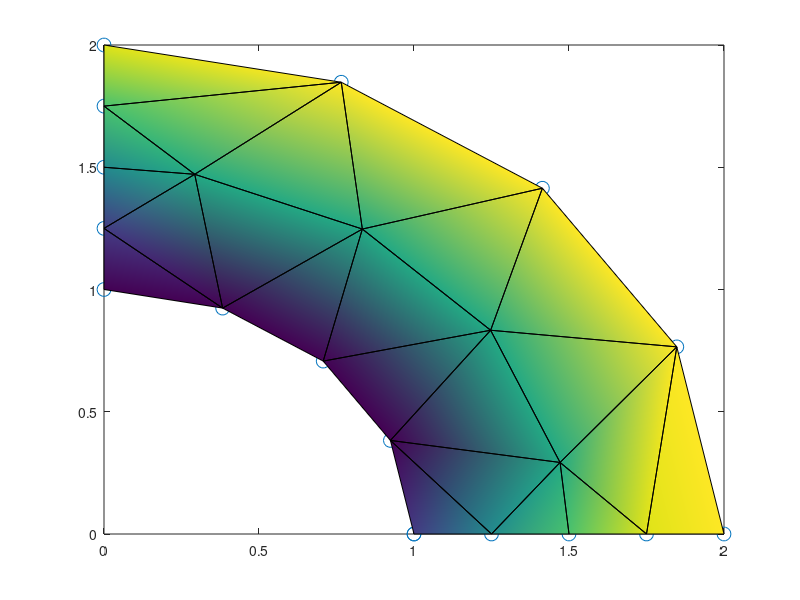

MATLAB code to generate this figure:
%------------INPUT GEOMETRY AND BOUNDRY CONDITIONS
clear;close all;
%coordinates of element endpoints
x_elements=[1 0; 1.25 0; 1.5 0; 1.75 0;
            2 0;2*cos(pi/8) 2*sin(pi/8); 2*cos(pi/4) 2*sin(pi/4); 2*cos(3*pi/8) 2*sin(3*pi/8);
            0 2; 0 1.75; 0 1.5; 0 1.25;
            0 1;cos(3*pi/8) sin(3*pi/8); cos(pi/4) sin(pi/4);cos(pi/8) sin(pi/8);
            1 0];
        plot(x_elements(:,1),x_elements(:,2),'o','MarkerSize',10);
N_nodes=16;

%specify boundary conditions
Dirichlet_BC=[5 20;
              6 20;
              7 20;
              8 20;
              13 10;
              14 10;
              15 10;
              16 10];
N_Dirichlet=8;
Newmann_BC=[1 0;
            2 0;
            3 0;
            4 0;
            9 0;
            10 0;
            11 0;
            12 0];
N_Newmann=8;

%------SOLVE THE BOUNDARY INTEGRAL EQUATION-------------------------

%coordinates of nodal points
x_nodes=[];
for j=1:N_nodes
    x_nodes=[x_nodes; 0.5*(x_elements(j,1:2)+x_elements(j+1,1:2))];
end

%form normal vectors
n_vector=[];
L=(1:N_nodes)*0;
for j=1:N_nodes
    beta=x_elements(j+1,1:2)-x_elements(j,1:2);
    L(j)=norm(beta);
    n_vector=[n_vector; beta(2)/L(j) -beta(1)/L(j)];
end


u=zeros(N_nodes,1);
q=zeros(N_nodes,1);

for j=1:N_Dirichlet
    u(Dirichlet_BC(j,1),1)=Dirichlet_BC(j,2);
end
for j=1:N_Newmann
    q(Newmann_BC(j,1),1)=Newmann_BC(j,2);
end

%choose a quadrature
N_p=4;
w=[0.347854845137454 0.652145154862546 0.652145154862546 0.347854845137454];
p=[-0.861136311594053 -0.339981043584856 0.339981043584856 0.861136311594053];
w_new=w/2;
p_new=(p+1)/2;
tmp2=0*(1:N_p);
%form G and H matrices
for j=1:N_nodes
    beta=x_elements(j+1,1:2)-x_elements(j,1:2);
    for i=1:N_nodes
        if(i ~= j)
            alpha=x_elements(j,1:2)-x_nodes(i,1:2);
            
            %G matrix
            for k=1:N_p
                tmp2(k)=log(norm(alpha+beta*p_new(k)));
            end
            G(i,j)=-(L(j)/2/pi)*(w_new*tmp2');
            
            %H matrix
            for k=1:N_p
                tmp2(k)=1/(norm(alpha+beta*p_new(k)))^2;
            end
            H(i,j)=-(L(j)/2/pi)*(alpha*n_vector(j,1:2)')*(w_new*tmp2');
            
        else
            G(i,i)=-(L(j)/2/pi)*(-1+log(L(j)/2));
            H(i,i)=0.5;
        end
    end
end

for j=1:N_Dirichlet
    jd=Dirichlet_BC(j,1);
    q(jd,1)=u(jd,1);
    for i=1:N_nodes
        swap=H(i,jd);
        H(i,jd)=-G(i,jd);
        G(i,jd)=-swap;
    end
end
b=G*q;
u=H\b;
for j=1:N_Dirichlet
    jd=Dirichlet_BC(j,1);
    swap=u(jd,1);
    u(jd,1)=q(jd,1);
    q(jd,1)=swap;
end

%---------POST PROCESSING-----------------------------------------------

%choose the points for output of the solution
nx=4;
x_output=1.5*cos(pi/8*(-1/2+1:nx));
y_output=1.5*sin(pi/8*(-1/2+1:nx));
u_output=0*(1:nx);


for i=1:nx
    xp=x_output(i);
    yp=y_output(i);
    for j=1:N_nodes
        beta=x_elements(j+1,1:2)-x_elements(j,1:2);
        alpha=x_elements(j,1:2)-[xp yp];
        %g vector
        for k=1:N_p
            tmp2(k)=log(norm(alpha+beta*p_new(k)));
        end
        g_vector(j)=-(L(j)/2/pi)*(w_new*tmp2');
            
        %H matrix
        for k=1:N_p
            tmp2(k)=1/(norm(alpha+beta*p_new(k)))^2;
        end
        h_vector(j)=-(L(j)/2/pi)*(alpha*n_vector(j,1:2)')*(w_new*tmp2');
    end
    u_output(i)=g_vector*q-h_vector*u;
end
u_output


%for contour plots
vortices=[];
for i=1:N_nodes
    vortices=[vortices; x_elements(i,1:2)];
end
vortices=[vortices;1.5*cos(pi/16) 1.5*sin(pi/16); 1.5*cos(3*pi/16) 1.5*sin(3*pi/16); 
    1.5*cos(5*pi/16) 1.5*sin(5*pi/16);1.5*cos(7*pi/16) 1.5*sin(7*pi/16)];
B=[1 2 16;
    2 16 17;
    2 3 17;
    3 4 17;
    4 6 17;
    4 5 6;
    15 16 18;
    16 17 18;
    6 17 18;
    6 7 18;
    14 15 19;
    15 18 19;
    7 18 19;
    7 8 19;
    14 19 20;
    8 19 20;
    13 12 14;
    12 14 20;
    12 11 20;
    11 10 20;
    10 8 20;
    10 9 8];
   
u_output=u;

for i=N_nodes+1:N_nodes+4
    xp=vortices(i,1);
    yp=vortices(i,2);
    for j=1:N_nodes
        beta=x_elements(j+1,1:2)-x_elements(j,1:2);
        alpha=x_elements(j,1:2)-[xp yp];
        %g vector
        for k=1:N_p
            tmp2(k)=log(norm(alpha+beta*p_new(k)));
        end
        g_vector(j)=-(L(j)/2/pi)*(w_new*tmp2');
            
        %H matrix
        for k=1:N_p
            tmp2(k)=1/(norm(alpha+beta*p_new(k)))^2;
        end
        h_vector(j)=-(L(j)/2/pi)*(alpha*n_vector(j,1:2)')*(w_new*tmp2');
    end
    u_output=[u_output; g_vector*q-h_vector*u];
end

%figure(2)
patch('Vertices',vortices,'Faces',B,'FaceVertexCData',u_output,'FaceColor','interp');